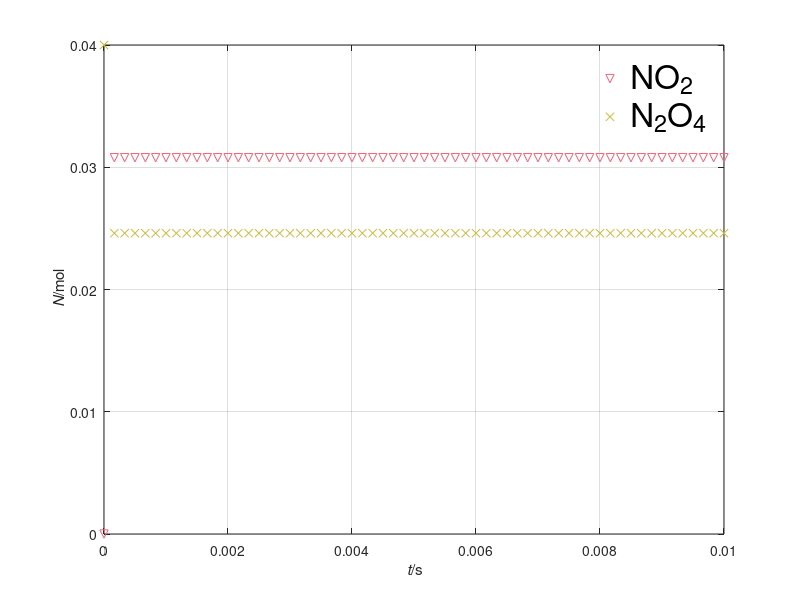

MATLAB code for this plot:
%%% Time integration of dimerization-dissociation reaction
%% Coordinates (t)

%% Constants
R = 8.31446261815324;  % J/(K*mol): molar gas constant
A1 = 1.88e5;           % m^3/(mol*s): pre-expon. 2NO2->N2O4
E1 = -2.23e3;          % J/mol: activation energy 2NO2->N2O4
A2 = 4.30e15;          % 1/s: pre-expon. N2O4->2NO2
E2 = 5.32e4;           % J/mol: activation energy N2O4->2NO2

%% Initial conditions
t = 0;          % s: time
N_NO2 = 0.00;   % mol: amount NO2
N_N2O4 = 0.04;  % mol: amount N2O4

%% Boundary conditions
T = 330;     % K: temperature
V = 0.001;   % m^3: volume
J_NO2 = 0;   % mol/s: influx of NO2
J_N2O4 = 0;  % mol/s: influx of N2O4

%% Time-iteration parameters

%% uncomment these for longer simulation
t1 = 0.01;  % s: final time
dt = 1e-8;  % s: time step

%% uncomment these for shorter simulation
% t1 = 2e-7;   % s: final time
% dt = 1e-10;  % s: time step %@

%% Plotting
dtplot = t1/60;  % time interval between plots
tplot = dtplot;   % time for next plot
figure
plot(t, N_NO2, 'v', 'color', '#EE6677'); hold on
plot(t, N_N2O4, 'x', 'color', '#CCBB44')
legend('NO_2', 'N_2O_4')
legend('fontsize', 24, 'box', 'off', 'autoupdate', 'off')
xlim([0, t1]); xlabel('{\it t}/s'); ylabel('{\it N}/mol')
axis('tight'); grid on %@

%% Numerical time integration
while t < t1
  %% constitutive relations
  %% rates of conversion
  xidot1 = A1 * exp(-E1 / (R * T)) * N_NO2^2 / V;
  xidot2 = A2 * exp(-E2 / (R * T)) * N_N2O4;
  %% rates of formation (supplies)
  R_NO2 = -2 * xidot1 + 2 * xidot2;
  R_N2O4 = xidot1 - xidot2;

  %% step forward in time with balance laws
  t = t + dt;
  N_NO2 = N_NO2 + (J_NO2 + R_NO2) * dt;
  N_N2O4 = N_N2O4 + (J_N2O4 + R_N2O4) * dt; %@

  %% plot
  if t > tplot
    plot(t, N_NO2, 'v', 'color', '#EE6677')
    plot(t, N_N2O4, 'x', 'color', '#CCBB44')
    pause(0)
    tplot = tplot + dtplot;
  end %@
end
